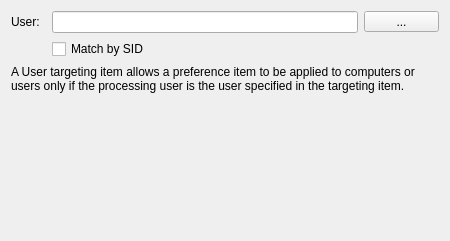
<?xml version="1.0" encoding="UTF-8"?>
<ui version="4.0">
 <class>UserWidget</class>
 <widget class="QWidget" name="UserWidget">
  <property name="geometry">
   <rect>
    <x>0</x>
    <y>0</y>
    <width>450</width>
    <height>241</height>
   </rect>
  </property>
  <property name="sizePolicy">
   <sizepolicy hsizetype="Maximum" vsizetype="Preferred">
    <horstretch>0</horstretch>
    <verstretch>0</verstretch>
   </sizepolicy>
  </property>
  <property name="minimumSize">
   <size>
    <width>450</width>
    <height>200</height>
   </size>
  </property>
  <property name="windowTitle">
   <string/>
  </property>
  <layout class="QGridLayout" name="gridLayout">
   <item row="0" column="3">
    <widget class="QToolButton" name="usertoolButton">
     <property name="minimumSize">
      <size>
       <width>75</width>
       <height>0</height>
      </size>
     </property>
     <property name="text">
      <string>...</string>
     </property>
    </widget>
   </item>
   <item row="0" column="2">
    <widget class="QLineEdit" name="userlineEdit"/>
   </item>
   <item row="2" column="0" colspan="4">
    <widget class="QLabel" name="label">
     <property name="text">
      <string>A User targeting item allows a preference item to be applied to computers or users only if the processing user is the user specified in the targeting item.</string>
     </property>
     <property name="wordWrap">
      <bool>true</bool>
     </property>
    </widget>
   </item>
   <item row="0" column="0">
    <widget class="QLabel" name="userLabel">
     <property name="sizePolicy">
      <sizepolicy hsizetype="Maximum" vsizetype="Preferred">
       <horstretch>0</horstretch>
       <verstretch>0</verstretch>
      </sizepolicy>
     </property>
     <property name="text">
      <string>User:</string>
     </property>
     <property name="buddy">
      <cstring>userlineEdit</cstring>
     </property>
    </widget>
   </item>
   <item row="1" column="2">
    <widget class="QCheckBox" name="sidCheckBox">
     <property name="text">
      <string>Match by SID</string>
     </property>
    </widget>
   </item>
   <item row="3" column="0" colspan="4">
    <spacer name="verticalSpacer">
     <property name="orientation">
      <enum>Qt::Vertical</enum>
     </property>
     <property name="sizeHint" stdset="0">
      <size>
       <width>558</width>
       <height>137</height>
      </size>
     </property>
    </spacer>
   </item>
  </layout>
 </widget>
 <resources/>
 <connections/>
</ui>
